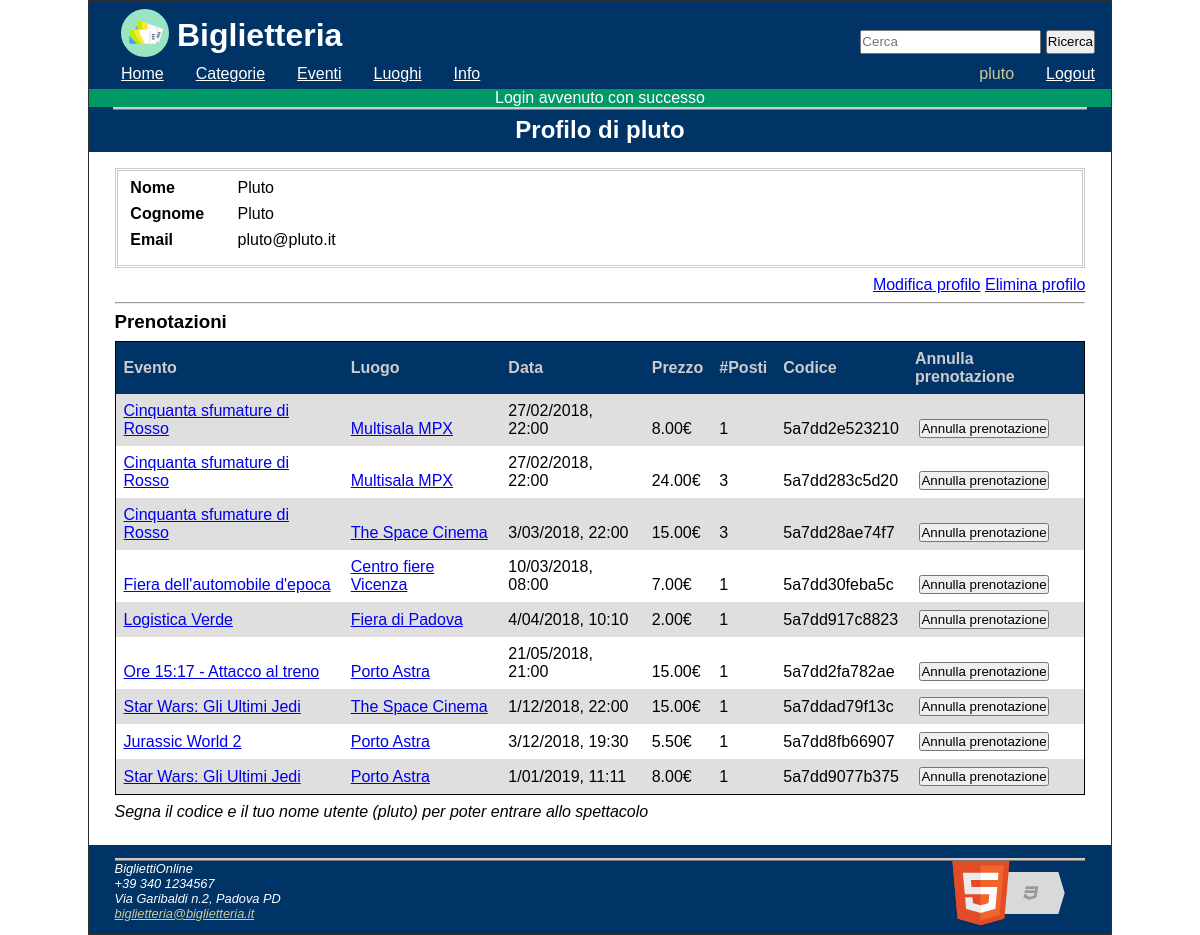
Page /php/utente_scheda.php?id_u=43 (signed in) on the committed database.
### tables this page shows
CREATE TABLE `utenti` (
  `id` int(11) NOT NULL,
  `username` char(50) NOT NULL,
  `luogo_id` int(11) DEFAULT NULL,
  `pass` char(50) NOT NULL,
  `nome` char(50) NOT NULL,
  `cognome` char(50) NOT NULL,
  `email` char(50) NOT NULL,
  `tipo` enum('U','O','A','L') NOT NULL DEFAULT 'U'
);

CREATE TABLE `biglietti` (
  `id` int(11) NOT NULL,
  `utente_id` int(11) NOT NULL DEFAULT '0',
  `spettacolo_id` int(11) NOT NULL DEFAULT '0',
  `codice` char(13) NOT NULL,
  `posti` int(10) UNSIGNED NOT NULL DEFAULT '1',
  `utilizzato` enum('si','no') NOT NULL DEFAULT 'no'
);

CREATE TABLE `spettacoli` (
  `id` int(11) NOT NULL,
  `evento_id` int(11) NOT NULL DEFAULT '0',
  `luogo_id` int(11) NOT NULL DEFAULT '0',
  `data_ora` datetime NOT NULL,
  `posti_disponibili` bigint(20) NOT NULL DEFAULT '0',
  `prezzo` decimal(7,2) NOT NULL DEFAULT '0.00'
);

CREATE TABLE `eventi` (
  `id` int(11) NOT NULL,
  `categoria_id` int(11) NOT NULL,
  `nome` char(50) NOT NULL DEFAULT '0',
  `descrizione` longtext,
  `durata` time DEFAULT '00:00:00'
);

CREATE TABLE `luoghi` (
  `id` int(11) NOT NULL,
  `nome` char(50) NOT NULL,
  `indirizzo` longtext,
  `telefono` char(40) DEFAULT NULL
);

### php/utente_scheda.php (the view, shortened to what this page needs)
<!DOCTYPE html>
<?php
require_once('php/config.php');
require_once('php/printTemplate.php');
$user=select("SELECT * FROM utenti WHERE id=$id_u")[0];
?>
<html lang="it" >
<head>
  <?= printHead('Profilo '.$user['username']); ?>
</head>
<body>
  <header>
    <?= printHeader(); ?>
  </header>
  <nav id="nav" class="Off">
    <?= printNavBar("utente_scheda.php"); ?>
  </nav>
  <?php echo consumeMessage(); ?>
  <div id="corpo" onclick="menuOff()">
      <div class="title"><h2>Profilo di <?php echo $user['username']?></h2></div>
      <div class="content">
          <?php
          echo
              "<div class=\"borderDl\"><dl>
      <dt>Nome</dt><dd>".$user['nome']."</dd>
      <dt>Cognome</dt><dd>".$user['cognome']."</dd>
      <dt><span lang=\"en\">Email</span></dt><dd>".$user['email']."</dd>
      </dl></div>";
          ?>
            <?php if(is_logged() && proprietario($user['id'])): ?>
          <div class="linkDestra">
          <a title="Modifica le tue informazioni" href="utente_modifica_informazioni.php?id_u=<?=$id_u?>">Modifica profilo</a>
          <a title="Elimina il tuo profilo" href="utente_elimina.php?id_u=<?=$id_u?>" onclick="return confirm('Sicuro di voler eliminare il tuo profilo? Non sarà possibile recuperarlo in futuro');">Elimina profilo</a>
          </div>
          <?php endif ?>
          <?php if(is_logged() && proprietario($user['id'])): ?>
              <hr><h3>Prenotazioni</h3>
              <div class="tableResponsive"> <table aria-label=<?php echo "\"Tabella contentente le prenotazioni effettuate dall'utente ".$user['nome']."\"" ?> >
                  <thead>
                  <tr>
                      <th scope="col">Evento</th>
                      <th scope="col">Luogo</th>
                      <th scope="col">Data</th>
                      <th scope="col">Prezzo</th>
                      <th scope="col">&#35;Posti</th>
                      <th scope="col">Codice</th>
                      <th scope="col">Annulla prenotazione</th>
                  </tr>
                  </thead>
                  <tbody>
                  <?php
                  $sql = "SELECT biglietti.posti AS posti, biglietti.codice AS codice,spettacoli.id AS idspettacolo,spettacoli.evento_id AS idevento,spettacoli.data_ora,spettacoli.prezzo,spettacoli.luogo_id AS idluogo, biglietti.id AS idbiglietto
                    FROM biglietti JOIN spettacoli ON biglietti.spettacolo_id=spettacoli.id
                    WHERE utente_id=".$_SESSION['user_id'].
                    " ORDER BY spettacoli.data_ora";
                  $biglietti=select($sql);
                  foreach($biglietti as $b){
                      echo "<tr>";
                      echo "<td><a title=\"Vai all'evento " . get_nome_evento($b['idevento']) .
                        "\" href=\"evento_scheda.php?evt_id=" . $b['idevento'] . "\">" .
                        get_nome_evento($b['idevento']);
                      echo "</a></td>";
                      echo "<td><a title=\"Vai al luogo " . get_nome_luogo($b['idluogo']) .
                        "\" href=\"luogo_scheda.php?luogo_id=" . $b['idluogo'] . "\">" .
                        get_nome_luogo($b['idluogo']);
                      echo "</a></td>";
                      echo "<td>".format_data_ora($b['data_ora']);
                      echo "</td>";
                      echo "<td>".format_costo((float)$b['prezzo']*$b['posti'])."&euro;";
                      echo "</td>";
                      echo "<td>".$b['posti'];
                      echo "</td>";
                      echo "<td>".$b['codice'];
                      echo "</td>";
                      print_form_anullamento($b['idbiglietto'],get_nome_evento($b['idevento']));
                  }
                  ?>
                  </tbody>
              </table> </div>
              <div class="marginTopBottom"><em>Segna il codice e il tuo nome utente (<?= $user['username'] ?>) per poter entrare allo spettacolo</em></div>
              <?php endif ?>
      </div>
    </div>
    <footer>
      <?= printFooter(); ?>
    </footer>
  </body>
  </html>

### php/php/config.php (shortened to what this page needs)
<?php
$conn = null;
function query($sql)
{
    global $conn;
    $res = mysqli_query($conn, $sql);
    return $res;
}
function select($sql)
{
    $res = query($sql);
    $table = array();
    while ($row = mysqli_fetch_assoc($res)) {
        $table[] = $row;
    }
    return $table;
}
function get_nome_evento($id)
{
    $evt = select("SELECT nome FROM eventi WHERE id=$id");
    return $evt[0]['nome'];
}
function get_nome_luogo($id)
{
    $luogo = select("SELECT nome FROM luoghi WHERE id=$id");
    return $luogo[0]['nome'];
}
function consumeMessage()
{
    if (isset($_SESSION['message'])) {
        $tipo_messaggio = 'warning';
        if (isset($_SESSION['msg_type']) && $_SESSION['msg_type'] != '') {
            switch ($_SESSION['msg_type']) {
                case 1:$tipo_messaggio = 'message-success';
                    break;
            }
        }
        $return = "<div id='topMessage' class='$tipo_messaggio'> " . $_SESSION['message'] . " </div>";
        return $return;
    }
}
function is_logged()
{
    if (isset($_SESSION['user_id'])) {
        return true;
    } else {
        return false;
    }
}
function proprietario($id_user)
{
    if (isset($_SESSION['user_id']) && $_SESSION['user_id'] == $id_user) {
        return true;
    } else {
        return false;
    }
}
function format_data_ora($data)
{
    $ret = new DateTime($data);
    return $ret->format('j/m/Y, H:i');
}
function format_costo($costo)
{
    $ret = str_replace(',', '.', $costo);
    if (strpos($ret, '.') == false) {
        $ret = $ret . '.00';
    }
    if (substr($ret, strlen($ret) - 2, 1) == '.') {
        $ret = $ret . '0';
    }
    return $ret;
}
function print_form_anullamento($id_biglietto, $nome_spettacolo)
{
    $nome_spettacolo = addslashes($nome_spettacolo);
    echo "<td>
  <form method=\"POST\" action=\"annulla_prenotazione.php\" onsubmit=\"return confirm('Confermi di voler annullare la prenotazione per $nome_spettacolo?');\" >
    <input type=\"hidden\"  name=\"id_b\" value=\"" . $id_biglietto . "\">
    <label class=\"invisibleLabel\" for=\"" . $id_biglietto . "\">Annulla prenotazione per biglietto ".$id_biglietto."</label>
    <input id=\"".$id_biglietto."\" type=\"submit\"  title=\"Annulla prenotazione per ".$nome_spettacolo."\" value=\"Annulla prenotazione\">
  </form>
  </td>";
}

### php/css/screen.css (style rules this page uses)
* { padding: 0; margin: 0; }
header { background-color: #003366; color: #ffffff; width:100%; height: 4em; }
nav { background-color: #003366; color: #ffffff; width:100%; height: 1.5em; }
.message-success { background-color: #009966; color: #ffffff; text-align: center; }
html, body { max-width: 1024px; margin: auto; font-family: Verdana,Arial,Helvetica,sans-serif; font-size:100%; }
body { border: 1px solid #303030; }
a:link { color: #0000EE; }
.tableResponsive { overflow-x: auto; }
table { width: 100%; background-color: #dfdfdf; border: solid 1px #000000; border-collapse: collapse; }
thead { background-color: #003366; color: #cccccc; text-align: left; }
tr:nth-child(even) { background-color: #eeeeee; }
tr:nth-child(even) { background-color: #ffffff; }
th, td { padding: 0.5em; }
td { vertical-align: bottom; }
.borderDl dl { border: 3px double #ccc; padding: 0.5em; }
.borderDl dt { float: left; clear: left; padding-left: 0.3em; font-weight: bold; }
.borderDl dd { margin: 0 0 0 7em; padding: 0 0 0.5em 0; }
.title { background-color: #003366; padding-bottom: 0.5em; }
.title h1, .title h2, .title h3 { color: #ffffff; padding-top: 6px; text-align: center; border-top: 3px ridge #CCCCCC; margin-left: 1em; margin-right: 1em; }
.content { width: 95%; margin: auto; display: block; padding-bottom: 1em; padding-top: 1em; }
.content h2, h3, h4, h5, h6 { margin-top: 0.4em; margin-bottom: 0.4em; }
.linkDestra { width: 100%; margin-bottom: 0.5em; margin-top: 0.5em; text-align: right; }
.marginTopBottom { margin-top: 0.5em; margin-bottom: 0.5em; }
#corpo { background-color: #ffffff; }
footer { background-color: #003366; color: #ffffff; font-size: 0.8em; padding: 1em; }

### php/css/mobile.css (style rules this page uses)
* { padding: 0; margin: 0; }
header { background-color: #003366; color: #ffffff; width:100%; position: fixed; top: 0; height: 4em; min-width: 375px; padding-bottom: 2em; }
nav { background-color: #003366; border : 0.1em solid; border-color: #000000; color: #ffffff; position: fixed; top: 3.5em; padding-bottom: 18em; width: 50%; margin-left: 50%; min-width: 14em; z-index: 10; }
.Off { display: none; }
#topMessage { position: fixed; margin-top: 1em; width: 100%; }
.message-success { background-color: #009966; color: #ffffff; text-align: center; }
html, body { max-width: 1024px; min-width: 375px; margin: auto; font-family: Verdana,Arial,Helvetica,sans-serif; font-size:100%; }
body { border: 1px solid #303030; padding-top: 3.9em; }
a:link { color: #0000EE; }
.tableResponsive { overflow-x: auto; }
table { width: 100%; background-color: #dfdfdf; border: solid 1px #000000; border-collapse: collapse; }
thead { background-color: #003366; color: #cccccc; text-align: left; }
tr:nth-child(even) { background-color: #dfdfdf; }
tr:nth-child(even) { background-color: #ffffff; }
th, td { padding: 0.5em; }
td { vertical-align: bottom; }
.borderDl dl { border: 3px double #ccc; padding: 0.5em; }
.borderDl dt { float: left; clear: left; padding-left: 0.3em; font-weight: bold; }
.borderDl dd { margin: 0 0 0 7em; padding: 0 0 0.5em 0; }
.title { background-color: #003366; padding-top: 0.1em; padding-bottom: 0.5em; margin-top: 2em; }
.title h1, .title h2, .title h3 { color: #ffffff; padding-top: 6px; text-align: center; border-top: 3px ridge #CCCCCC; margin-left: 1em; margin-right: 1em; }
.content { width: 95%; margin: auto; display: block; padding-bottom: 1em; padding-top: 1em; }
.content h2, h3, h4, h5, h6 { margin-top: 0.4em; margin-bottom: 0.4em; }
.linkDestra { width: 100%; margin-bottom: 0.5em; margin-top: 0.5em; text-align: right; }
.marginTopBottom { margin-top: 0.5em; margin-bottom: 0.5em; }
#corpo { background-color: #ffffff; }
footer { background-color: #003366; color: #ffffff; font-size: 0.8em; padding: 1em; }

### php/css/print.css (style rules this page uses)
* { background-color: transparent; color:#000000; }
header, nav, input { display: none }

### rows in the picture
utenti: username "pluto", nome "Pluto", cognome "Pluto", email "pluto@pluto.it"
biglietti: spettacolo.nome "Cinquanta sfumature di Rosso", spettacolo.nome "Multisala MPX", spettacolo.data_ora "27/02/2018, 22:00", format_costo((float)$b['prezzo']*$b['posti']) "8.00", posti "1", codice "5a7dd2e523210"
biglietti: spettacolo.nome "Cinquanta sfumature di Rosso", spettacolo.nome "Multisala MPX", spettacolo.data_ora "27/02/2018, 22:00", format_costo((float)$b['prezzo']*$b['posti']) "24.00", posti "3", codice "5a7dd283c5d20"
biglietti: spettacolo.nome "Cinquanta sfumature di Rosso", spettacolo.nome "The Space Cinema", spettacolo.data_ora "3/03/2018, 22:00", format_costo((float)$b['prezzo']*$b['posti']) "15.00", posti "3", codice "5a7dd28ae74f7"
biglietti: spettacolo.nome "Fiera dell'automobile d'epoca", spettacolo.nome "Centro fiere Vicenza", spettacolo.data_ora "10/03/2018, 08:00", format_costo((float)$b['prezzo']*$b['posti']) "7.00", posti "1", codice "5a7dd30feba5c"
biglietti: spettacolo.nome "Logistica Verde", spettacolo.nome "Fiera di Padova", spettacolo.data_ora "4/04/2018, 10:10", format_costo((float)$b['prezzo']*$b['posti']) "2.00", posti "1", codice "5a7dd917c8823"
biglietti: spettacolo.nome "Ore 15:17 - Attacco al treno", spettacolo.nome "Porto Astra", spettacolo.data_ora "21/05/2018, 21:00", format_costo((float)$b['prezzo']*$b['posti']) "15.00", posti "1", codice "5a7dd2fa782ae"
biglietti: spettacolo.nome "Star Wars: Gli Ultimi Jedi", spettacolo.nome "The Space Cinema", spettacolo.data_ora "1/12/2018, 22:00", format_costo((float)$b['prezzo']*$b['posti']) "15.00", posti "1", codice "5a7ddad79f13c"
biglietti: spettacolo.nome "Jurassic World 2", spettacolo.nome "Porto Astra", spettacolo.data_ora "3/12/2018, 19:30", format_costo((float)$b['prezzo']*$b['posti']) "5.50", posti "1", codice "5a7dd8fb66907"
biglietti: spettacolo.nome "Star Wars: Gli Ultimi Jedi", spettacolo.nome "Porto Astra", spettacolo.data_ora "1/01/2019, 11:11", format_costo((float)$b['prezzo']*$b['posti']) "8.00", posti "1", codice "5a7dd9077b375"

### other values in the picture
$_SESSION['user_username'] "pluto"
$_SESSION['message'] "Login avvenuto con successo"
